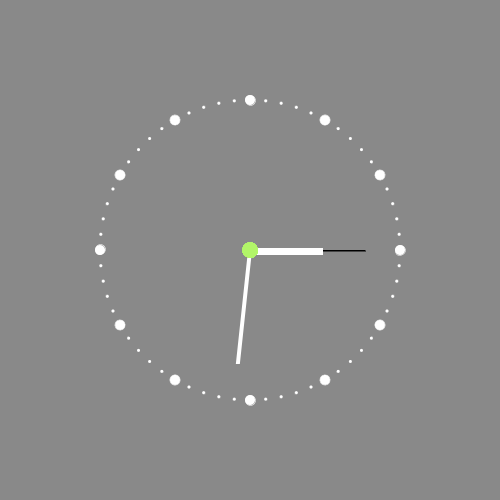
Frame 1 (no input)
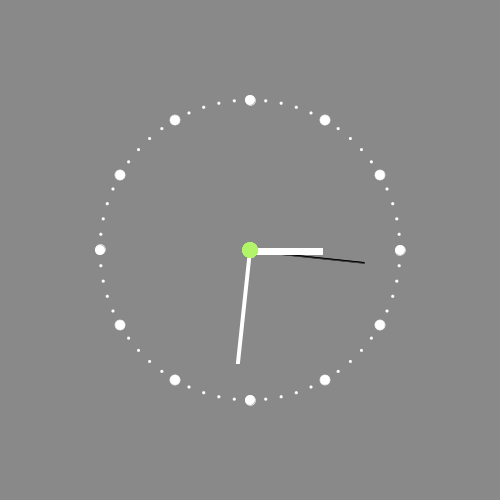
Frame 60 (the mouse pressed at the canvas centre just before this capture)
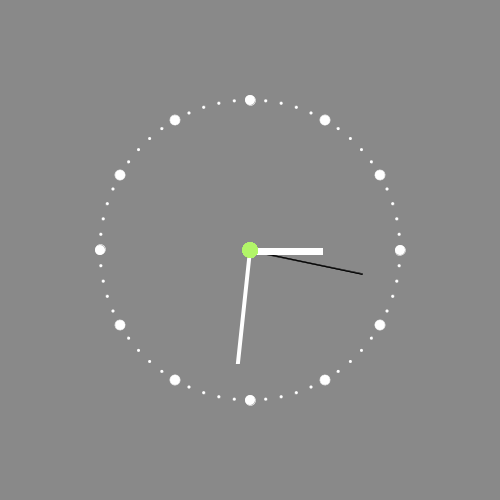
Frame 120 (the mouse held since frame 60 and released just before this capture)

The Processing sketch that drew these frames (run headless with seeded random() and noise(); from frame 60 on, the mouse is pressed at the canvas centre):

// Processing sketch: processing_119997
// ── processing_119997.pde

void setup()
{
  size(500, 500);
  background(255);
}


void draw() 
{
  background(137);

  translate(width/2, height/2);


  float sec = map(second(), 0, 60, 0, 360);
  float min = map(minute(), 0, 60, 0, 360);
  float std = map(hour(), 0, 12, 0, 360);


  //Sekunde
  pushMatrix();
  stroke(0);
  fill(0);
  strokeWeight(0.5);
  rotate(radians(sec));
  translate(0, -115);
  rect(0, 0, 1, 115);
  popMatrix();


  //Minute
  pushMatrix();
  stroke(255);
  strokeWeight(3);
  rotate(radians(min));
  translate(0, -113);
  rect(0, 0, 1, 113);
  popMatrix();


  //Stunde
  pushMatrix();
  strokeWeight(5);
  rotate(radians(std));
  translate(0, -70);
  rect(0, 0, 2, 70);
  popMatrix();
  resetMatrix();

translate(width/2, height/2);
strokeWeight(0.5);

for (int i=0; i<360; i+=30)
{
  pushMatrix();
  rotate(radians(i));
  translate(0, 150); 
  fill(255);
  ellipse(0, 0, 10, 10);
  popMatrix();
}

for (int i=0; i<360; i+=6)
{
  stroke(255);
  pushMatrix();
  rotate(radians(i));
  translate(0, 150); 
  fill(255);
  ellipse(0, 0, 3, 3);
  popMatrix();
  
  strokeWeight(0);
  stroke(178, 245, 104);
  fill(178, 245, 104);
  ellipse(0, 0, 15, 15);
}
}
